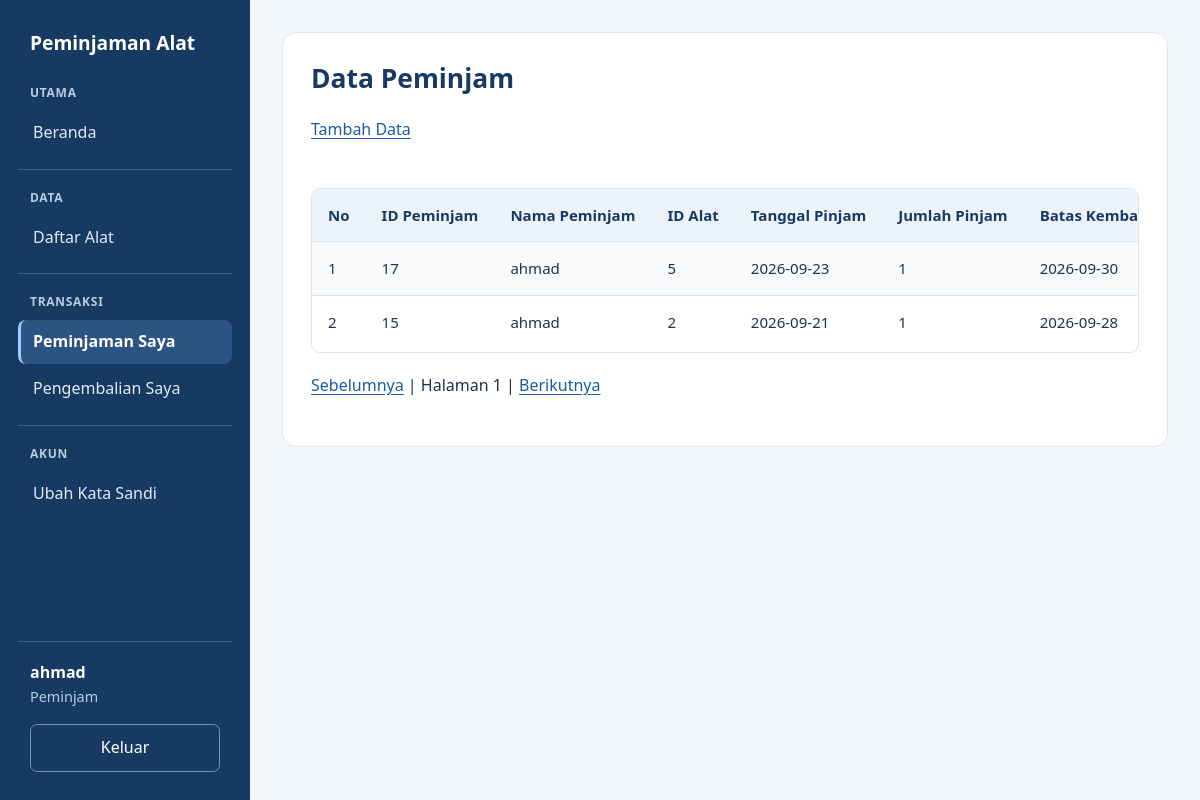
The app's page /peminjaman/tampil.php (signed in) with its own data.
### tables this page shows
CREATE TABLE `peminjam` (
  `id_peminjam` int(11) NOT NULL AUTO_INCREMENT,
  `nama_peminjam` varchar(100) DEFAULT NULL,
  `id_alat` int(11) DEFAULT NULL,
  `tanggal_pinjam` date DEFAULT NULL,
  `jumlah_pinjam` int(11) DEFAULT NULL,
  `id_user` int(11) DEFAULT NULL,
  `batas_kembali` date DEFAULT NULL,
  `status` varchar(30) NOT NULL DEFAULT 'arsip',
  PRIMARY KEY (`id_peminjam`),
  KEY `idx_pinjam_user` (`id_user`),
  CONSTRAINT `fk_pinjam_user` FOREIGN KEY (`id_user`) REFERENCES `user` (`id_user`)
);

### config/fungsi.php (called while the page is built, shortened)
<?php
function aman($nilai) {
    return htmlspecialchars((string) $nilai, ENT_QUOTES, 'UTF-8');
}
    ?>
    <?php
require_once __DIR__ . '/../index.php';

### peminjaman/tampil.php (the view, shortened to what this page needs)
<?php
require __DIR__ . '/../config/connection.php';
$halaman = 1;
$awal = ($halaman - 1) * 50;
$filter = ' WHERE 1=1';
if ($_SESSION['level'] == 'peminjam') {
    $filter .= ' AND id_user=' . (int) $_SESSION['id_user'];
}
$query = mysqli_query($conn, "SELECT * FROM peminjam $filter ORDER BY id_peminjam DESC LIMIT $awal, 50");
?>
<h2>Data Peminjam</h2>
<?php if (in_array($_SESSION['level'], ['admin','peminjam'])) { ?>
    <a href="tambah.php">Tambah Data</a>
<?php } ?>
<br><br>
<div class="tabel-scroll" role="region" aria-label="Tabel data" tabindex="0">
    <table>
        <tr>
            <th>No</th>
            <th>ID Peminjam</th>
            <th>Nama Peminjam</th>
            <th>ID Alat</th>
            <th>Tanggal Pinjam</th>
            <th>Jumlah Pinjam</th>
            <th>Batas Kembali</th>
        </tr>
        <?php
        $no = $awal + 1;
        while ($data = mysqli_fetch_assoc($query)) {
            ?>
            <tr>
                <td><?php echo $no++; ?></td>
                <td><?php echo aman($data['id_peminjam']); ?></td>
                <td><?php echo aman($data['nama_peminjam']); ?></td>
                <td><?php echo aman($data['id_alat']); ?></td>
                <td><?php echo aman($data['tanggal_pinjam']); ?></td>
                <td><?php echo aman($data['jumlah_pinjam']); ?></td>
                <td><?php echo aman($data['batas_kembali'] ?: 'Tidak tercatat (arsip lama)'); ?></td>
        </tr>
        <?php
    }
    ?>
</table>
</div>
<p><a href="?halaman=<?php echo max(1, $halaman-1); ?>">Sebelumnya</a> | Halaman <?php echo $halaman; ?> | <a href="?halaman=<?php echo $halaman+1; ?>">Berikutnya</a>
</p>

### assets/style.css (style rules this page uses)
:root { color-scheme: light; font-family: "Segoe UI", Arial, sans-serif; color: #243247; background: #f3f6fa; line-height: 1.6; }
* { box-sizing: border-box; }
body { margin: 0; }
a { color: #175ba4; text-underline-offset: 3px; }
h1, h2, h3 { color: #173a63; line-height: 1.3; }
h2 { margin-top: 0; font-size: 1.65rem; }
p { margin: 0 0 20px; }
.halaman-aplikasi { display: grid; grid-template-columns: 250px minmax(0, 1fr); min-height: 100vh; }
.tabel-scroll { width: 100%; overflow-x: auto; margin: 20px 0; border: 1px solid #dce3ec; border-radius: 9px; }
table { width: 100%; border-collapse: collapse; font-size: .94rem; }
th, td { padding: 14px 16px; border-bottom: 1px solid #e1e7ef; text-align: left; vertical-align: top; }
th { background: #edf3fa; color: #173a63; white-space: nowrap; }
tr:last-child td { border-bottom: 0; }
tr:nth-child(even) { background: #f8fafc; }

### records on screen
peminjam: id_peminjam "17", nama_peminjam "ahmad", id_alat "5", tanggal_pinjam "2026-09-23", jumlah_pinjam "1", batas_kembali "2026-09-30"
peminjam: id_peminjam "15", nama_peminjam "ahmad", id_alat "2", tanggal_pinjam "2026-09-21", jumlah_pinjam "1", batas_kembali "2026-09-28"

### other values on screen
aman($kelompok) "UTAMA"
aman($label) "Beranda"
aman($kelompok) "DATA"
aman($label) "Daftar Alat"
aman($kelompok) "TRANSAKSI"
aman($label) "Peminjaman Saya"
aman($label) "Pengembalian Saya"
aman($kelompok) "AKUN"
aman($label) "Ubah Kata Sandi"
aman($_SESSION['nama']) "ahmad"
aman(ucfirst($level)) "Peminjam"
$halaman "1"
